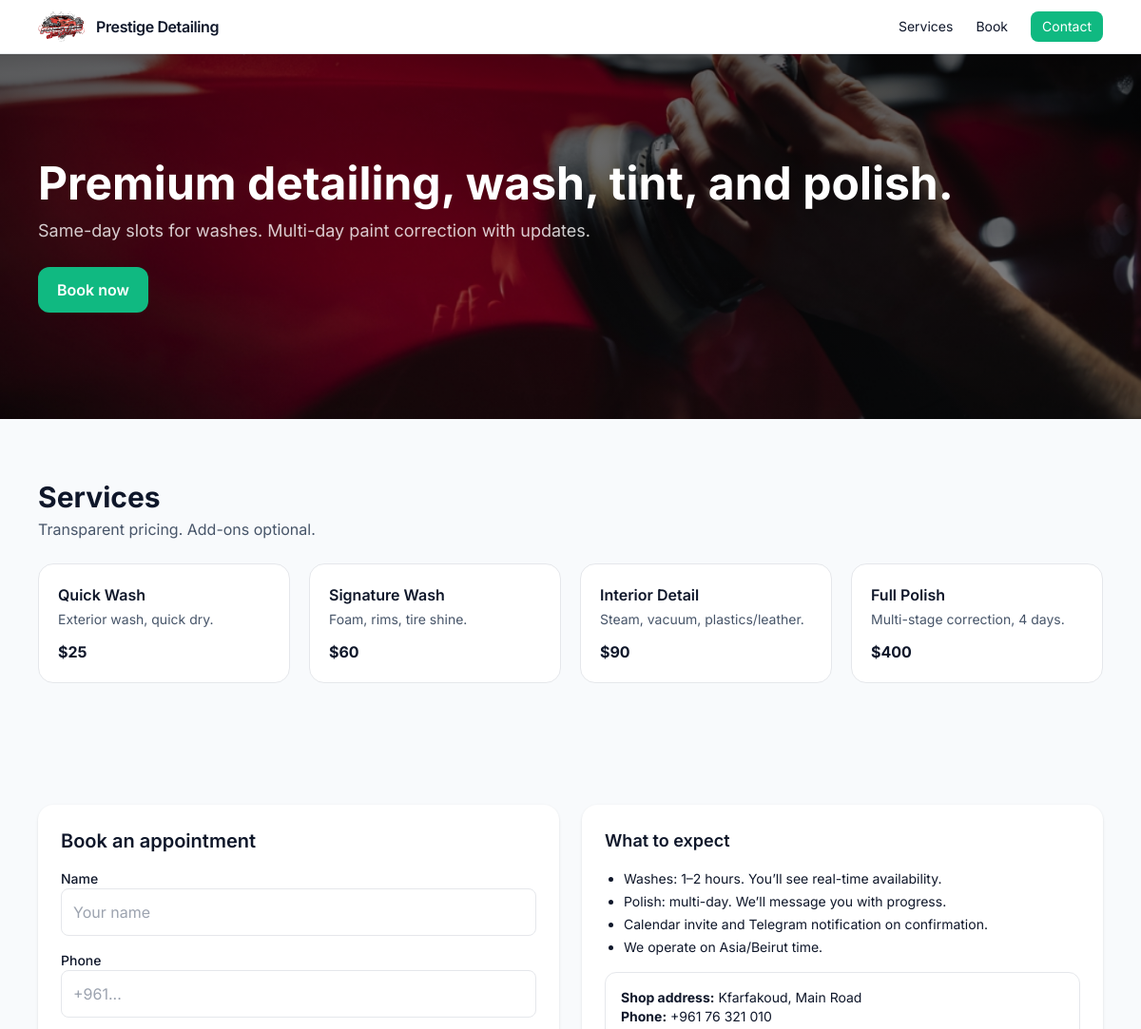
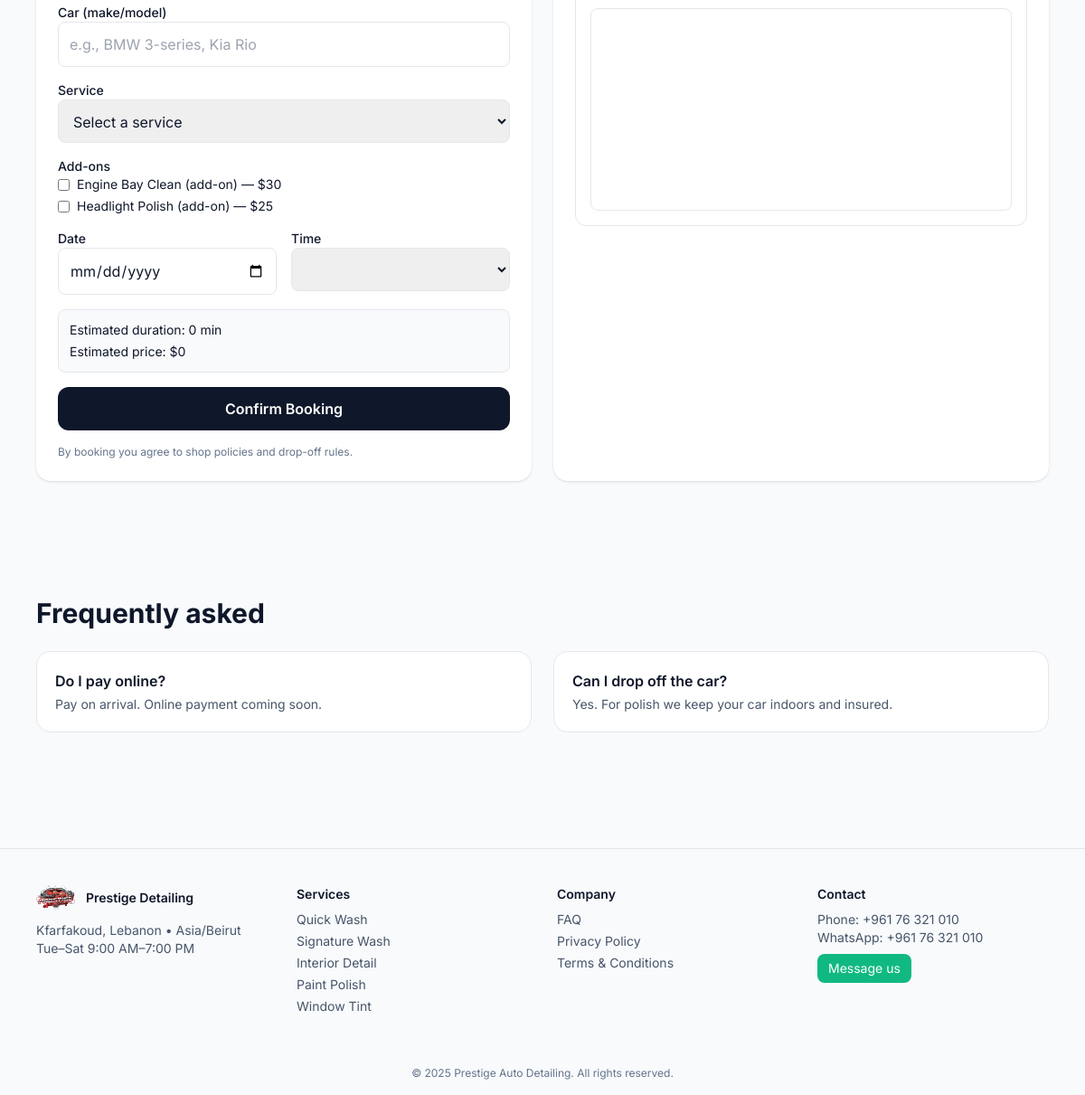
The page / on the database its author committed (2 pictures, top to bottom).
### app.py (models this page shows)
class Base(DeclarativeBase):
    pass

class Service(Base):
    __tablename__ = "services"
    id: Mapped[int] = mapped_column(Integer, primary_key=True)
    name: Mapped[str] = mapped_column(String(120))
    code: Mapped[str] = mapped_column(String(80), unique=True, index=True)
    price: Mapped[int] = mapped_column(Integer)  # store as minor units if you prefer
    resource_type: Mapped[str] = mapped_column(String(40))  # wash, detail, tint, polish
    duration_minutes: Mapped[int] = mapped_column(Integer, default=0)
    duration_days: Mapped[int] = mapped_column(Integer, default=0)
    is_addon: Mapped[int] = mapped_column(Integer, default=0)  # 0/1
    description: Mapped[str] = mapped_column(Text, default="")

### app.py (the view)
@app.get("/")
def index():
    with SASession(engine) as s:
        services = list(s.scalars(select(Service).where(Service.is_addon == 0).order_by(Service.name)).all())
        addons = list(s.scalars(select(Service).where(Service.is_addon == 1).order_by(Service.name)).all())
    services_data = [{
        "id": sv.id, "name": sv.name, "code": sv.code, "price": sv.price,
        "resource_type": sv.resource_type, "duration_minutes": sv.duration_minutes,
        "duration_days": sv.duration_days, "is_addon": bool(sv.is_addon),
        "description": sv.description or ""
    } for sv in services]
    addons_data = [{
        "id": sv.id, "name": sv.name, "code": sv.code, "price": sv.price,
        "resource_type": sv.resource_type, "duration_minutes": sv.duration_minutes,
        "duration_days": sv.duration_days, "is_addon": bool(sv.is_addon),
        "description": sv.description or ""
    } for sv in addons]
    today_local = datetime.now(SHOP_TZ).date()
    return render_template("index.html",
        services=services, addons=addons,
        services_data=services_data, addons_data=addons_data,
        today=today_local, tz=TZ_NAME)

### templates/index.html (shortened to what this page needs)
{% extends "base.html" %}
{% block content %}
<section class="relative">
  <div class="absolute inset-0">
    <img src="{{ url_for('static', filename='hero.jpg') }}" class="w-full h-full object-cover" alt="">
    <div class="absolute inset-0 bg-gradient-to-b from-black/60 to-black/40"></div>
  </div>
  <div class="relative max-w-6xl mx-auto px-4 py-20 md:py-28 text-white">
    <h1 class="text-3xl md:text-5xl font-bold leading-tight">Premium detailing, wash, tint, and polish.</h1>
    <p class="mt-3 text-lg text-white/80">Same-day slots for washes. Multi-day paint correction with updates.</p>
    <a href="#book" class="inline-block mt-6 px-5 py-3 rounded-xl bg-emerald-500 hover:bg-emerald-600 font-semibold">Book now</a>
  </div>
</section>
<section id="services" class="max-w-6xl mx-auto px-4 py-12 md:py-16">
  <h2 class="text-2xl md:text-3xl font-bold">Services</h2>
  <p class="text-slate-600 mt-1">Transparent pricing. Add-ons optional.</p>
  <div class="grid sm:grid-cols-2 lg:grid-cols-4 gap-5 mt-6">
    <div class="p-5 rounded-2xl border bg-white">
      <h3 class="font-semibold">Quick Wash</h3>
      <p class="text-slate-600 text-sm mt-1">Exterior wash, quick dry.</p>
      <p class="mt-3 font-bold">$25</p>
    </div>
    <div class="p-5 rounded-2xl border bg-white">
      <h3 class="font-semibold">Signature Wash</h3>
      <p class="text-slate-600 text-sm mt-1">Foam, rims, tire shine.</p>
      <p class="mt-3 font-bold">$60</p>
    </div>
    <div class="p-5 rounded-2xl border bg-white">
      <h3 class="font-semibold">Interior Detail</h3>
      <p class="text-slate-600 text-sm mt-1">Steam, vacuum, plastics/leather.</p>
      <p class="mt-3 font-bold">$90</p>
    </div>
    <div class="p-5 rounded-2xl border bg-white">
      <h3 class="font-semibold">Full Polish</h3>
      <p class="text-slate-600 text-sm mt-1">Multi-stage correction, 4 days.</p>
      <p class="mt-3 font-bold">$400</p>
    </div>
  </div>
</section>
<section id="book" class="max-w-6xl mx-auto px-4 py-12 md:py-16 scroll-mt-24">
  <div class="grid md:grid-cols-2 gap-6">
    <form id="bookingForm" action="{{ url_for('book') }}" method="post" class="bg-white rounded-2xl shadow p-6 space-y-4">
      <h2 class="text-xl font-semibold">Book an appointment</h2>
      <div>
        <label class="block text-sm font-medium">Name</label>
        <input name="name" required class="w-full border rounded-lg p-3" placeholder="Your name">
      </div>
      <div>
        <label class="block text-sm font-medium">Phone</label>
        <input name="phone" required class="w-full border rounded-lg p-3" placeholder="+961...">
      </div>
      <div>
        <label class="block text-sm font-medium">Car (make/model)</label>
        <input name="car" required class="w-full border rounded-lg p-3" placeholder="e.g., BMW 3-series, Kia Rio">
      </div>
      <div>
        <label class="block text-sm font-medium">Service</label>
        <select id="serviceSelect" name="service" required class="w-full border rounded-lg p-3">
          <option value="">Select a service</option>
        </select>
      </div>
      <div>
        <label class="block text-sm font-medium">Add-ons</label>
        <div class="grid grid-cols-1 gap-1">
          {% for a in addons %}
          <label class="text-sm inline-flex items-center gap-2">
            <input type="checkbox" name="addons" value="{{ a.code }}" data-price="{{ a.price }}" data-minutes="{{ a.duration_minutes }}" data-days="{{ a.duration_days }}">
            {{ a.name }} — ${{ a.price }}
          </label>
          {% endfor %}
        </div>
      </div>
      <div class="grid grid-cols-1 sm:grid-cols-2 gap-4">
        <div>
          <label class="block text-sm font-medium">Date</label>
          <input id="dayInput" type="date" name="day" min="{{ today.isoformat() }}" required class="w-full border rounded-lg p-3">
        </div>
        <div>
          <label class="block text-sm font-medium">Time</label>
          <select id="slotSelect" class="w-full border rounded-lg p-3" required></select>
        </div>
      </div>
      <div class="bg-slate-50 border rounded-lg p-3 text-sm space-y-1">
        <div id="estimateLine">Estimated duration: —</div>
        <div id="priceLine">Estimated price: —</div>
      </div>
      <button class="w-full bg-slate-900 text-white rounded-xl p-3 font-semibold">Confirm Booking</button>
      <p class="text-xs text-slate-500">By booking you agree to shop policies and drop-off rules.</p>
    </form>
    <div class="bg-white rounded-2xl shadow p-6 space-y-4">
      <h3 class="text-lg font-semibold">What to expect</h3>
      <ul class="list-disc ml-5 text-sm space-y-1">
        <li>Washes: 1–2 hours. You’ll see real-time availability.</li>
        <li>Polish: multi-day. We’ll message you with progress.</li>
        <li>Calendar invite and Telegram notification on confirmation.</li>
        <li>We operate on {{ tz }} time.</li>
      </ul>
      <div class="rounded-xl border p-4 text-sm">
        <p><strong>Shop address:</strong> Kfarfakoud, Main Road</p>
        <p><strong>Phone:</strong> +961 76 321 010</p>
        <div class="mt-3">
          <iframe class="w-full h-56 rounded-lg border" loading="lazy"
            src="https://www.google.com/maps/embed?pb=!1m18!1m12!1m3!1d630.3282529353088!2d35.539799265308076!3d33.70068517196595!2m3!1f0!2f0!3f0!3m2!1i1024!2i768!4f13.1!3m3!1m2!1s0x151f1fedf75afd01%3A0xdd2e338a9014bd19!2sPrestige%20Auto%20Detailing!5e1!3m2!1sen!2slb!4v1756600656574!5m2!1sen!2slb"></iframe>
        </div>
      </div>
    </div>
  </div>
</section>
<section id="faq" class="max-w-6xl mx-auto px-4 py-12 md:py-16">
  <h2 class="text-2xl md:text-3xl font-bold">Frequently asked</h2>
  <div class="mt-6 grid md:grid-cols-2 gap-6">
    <div class="bg-white rounded-2xl border p-5">
      <h4 class="font-semibold">Do I pay online?</h4>
      <p class="text-slate-600 text-sm mt-1">Pay on arrival. Online payment coming soon.</p>
    </div>
    <div class="bg-white rounded-2xl border p-5">
      <h4 class="font-semibold">Can I drop off the car?</h4>
      <p class="text-slate-600 text-sm mt-1">Yes. For polish we keep your car indoors and insured.</p>
    </div>
  </div>
</section>
{% endblock %}

### templates/base.html (style rules this page uses)
body { font-family:Inter,system-ui,-apple-system,Segoe UI,Roboto,Helvetica,Arial }

### rows shown on the page
Service: name "Engine Bay Clean (add-on)", price "30"
Service: name "Headlight Polish (add-on)", price "25"

### other values the page prints
{{ tz }} "Asia/Beirut"
